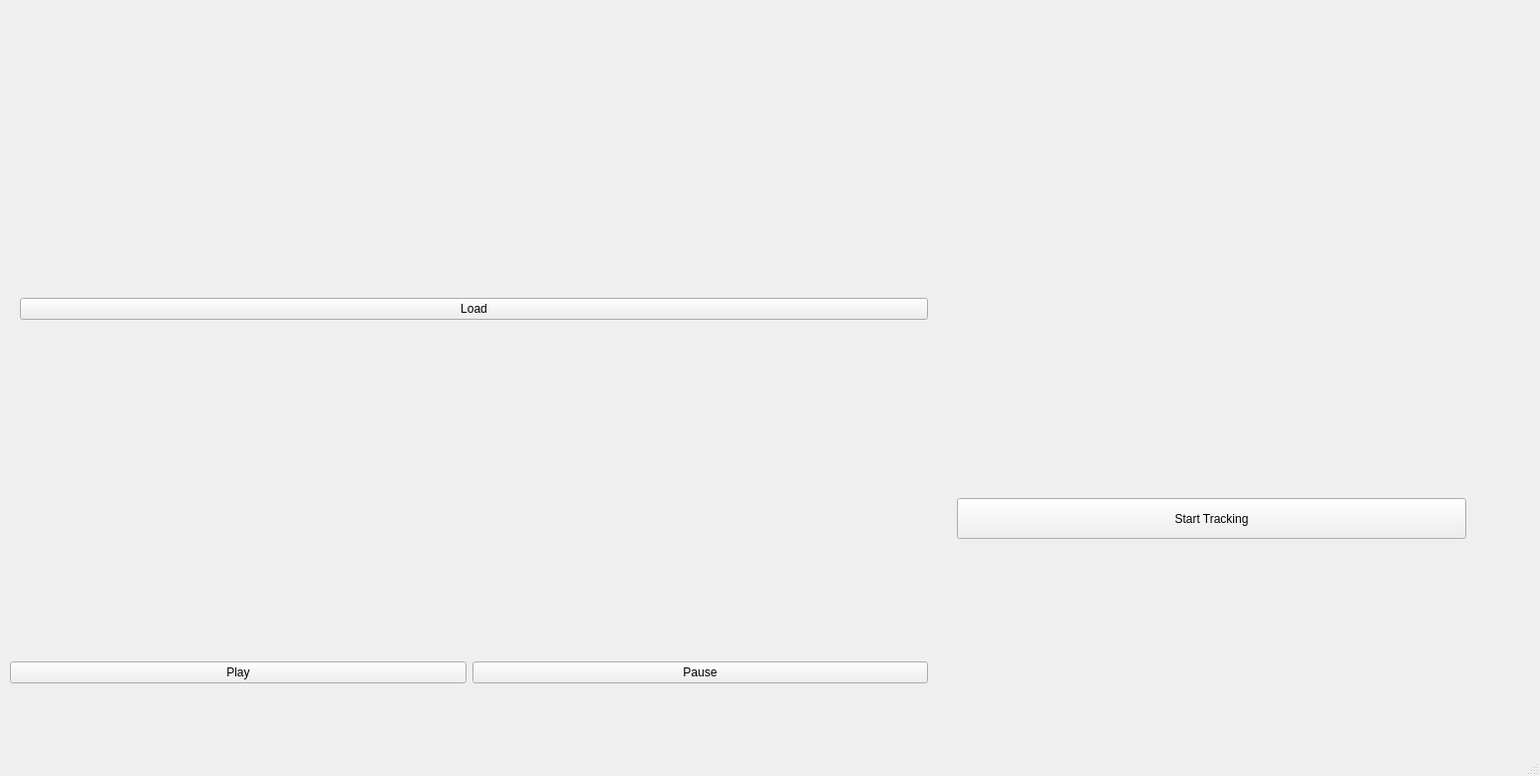
<?xml version="1.0" encoding="UTF-8"?>
<ui version="4.0">
 <class>MainWindow</class>
 <widget class="QMainWindow" name="MainWindow">
  <property name="geometry">
   <rect>
    <x>0</x>
    <y>0</y>
    <width>1545</width>
    <height>779</height>
   </rect>
  </property>
  <property name="windowTitle">
   <string>MainWindow</string>
  </property>
  <widget class="QWidget" name="centralwidget">
   <widget class="QLabel" name="field">
    <property name="geometry">
     <rect>
      <x>960</x>
      <y>140</y>
      <width>512</width>
      <height>341</height>
     </rect>
    </property>
    <property name="text">
     <string/>
    </property>
    <property name="pixmap">
     <pixmap>assets/halisaha.png</pixmap>
    </property>
    <property name="scaledContents">
     <bool>true</bool>
    </property>
   </widget>
   <widget class="QPushButton" name="start">
    <property name="geometry">
     <rect>
      <x>960</x>
      <y>500</y>
      <width>511</width>
      <height>41</height>
     </rect>
    </property>
    <property name="text">
     <string>Start Tracking</string>
    </property>
   </widget>
   <widget class="QWidget" name="verticalLayoutWidget">
    <property name="geometry">
     <rect>
      <x>20</x>
      <y>10</y>
      <width>911</width>
      <height>601</height>
     </rect>
    </property>
    <layout class="QVBoxLayout" name="videoLayout">
     <item>
      <widget class="QPushButton" name="load">
       <property name="text">
        <string>Load</string>
       </property>
      </widget>
     </item>
    </layout>
   </widget>
   <widget class="QWidget" name="layoutWidget">
    <property name="geometry">
     <rect>
      <x>10</x>
      <y>650</y>
      <width>921</width>
      <height>51</height>
     </rect>
    </property>
    <layout class="QHBoxLayout" name="mediaBar">
     <item>
      <widget class="QPushButton" name="play">
       <property name="text">
        <string>Play</string>
       </property>
       <property name="icon">
        <iconset>
         <normaloff>assets/play_arrow-24px.svg</normaloff>assets/play_arrow-24px.svg</iconset>
       </property>
      </widget>
     </item>
     <item>
      <widget class="QPushButton" name="pause">
       <property name="text">
        <string>Pause</string>
       </property>
       <property name="icon">
        <iconset>
         <normaloff>assets/pause-24px.svg</normaloff>assets/pause-24px.svg</iconset>
       </property>
      </widget>
     </item>
    </layout>
   </widget>
   <widget class="QLabel" name="motion">
    <property name="geometry">
     <rect>
      <x>960</x>
      <y>140</y>
      <width>512</width>
      <height>341</height>
     </rect>
    </property>
    <property name="autoFillBackground">
     <bool>false</bool>
    </property>
    <property name="text">
     <string/>
    </property>
    <property name="alignment">
     <set>Qt::AlignLeading|Qt::AlignLeft|Qt::AlignTop</set>
    </property>
   </widget>
   <zorder>layoutWidget</zorder>
   <zorder>field</zorder>
   <zorder>start</zorder>
   <zorder>verticalLayoutWidget</zorder>
   <zorder>motion</zorder>
  </widget>
  <widget class="QMenuBar" name="menubar">
   <property name="geometry">
    <rect>
     <x>0</x>
     <y>0</y>
     <width>1545</width>
     <height>21</height>
    </rect>
   </property>
  </widget>
  <widget class="QStatusBar" name="statusbar"/>
 </widget>
 <resources/>
 <connections/>
</ui>
